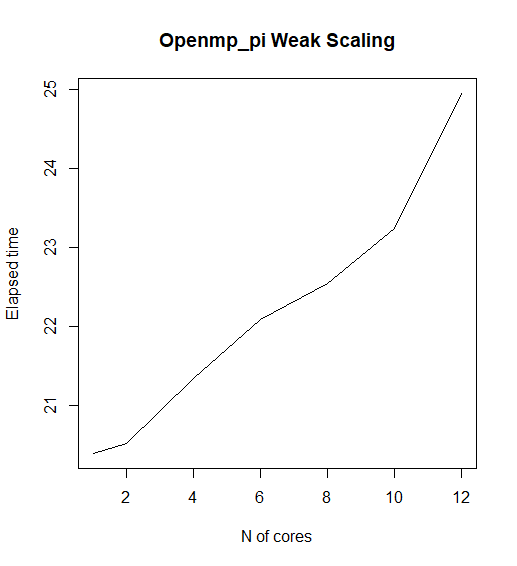

Generate this figure with R:
library(readr)
time_executions <- read_csv2("time_executions_weak.csv")
View(time_executions)

plot(time_executions$p,time_executions$time,type = "l",ylab = "Elapsed time",xlab= "N of cores",main = "Openmp_pi Weak Scaling")
serial_time=time_executions$time[1]
serial_time
plot(time_executions$p,serial_time/time_executions$time,type = "l",ylab = "speedup",xlab= "N of cores",main = "Openmp_pi Speedup")
